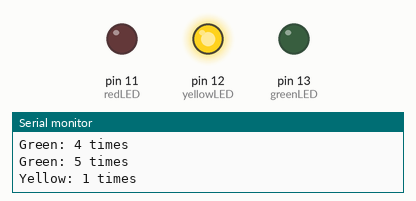
Recording of a sketch running on a simulated Arduino Uno, built with avr-gcc and run on an emulated ATmega328P. On the bench: output pins drawn as LEDs (lit = HIGH), the last lines printed to the serial monitor.

Above: at 1.2 s.
At 26.5 s:
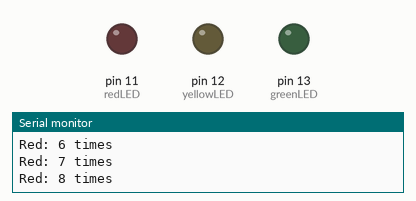
At 41.05 s:
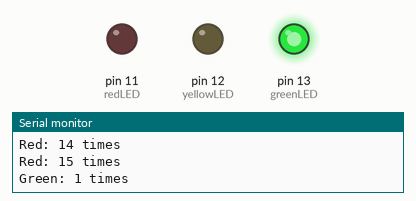
At 52.5 s:
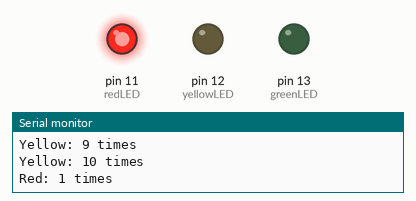
Timing chart, 0 to 53.3 s (numbered marks = the images above):
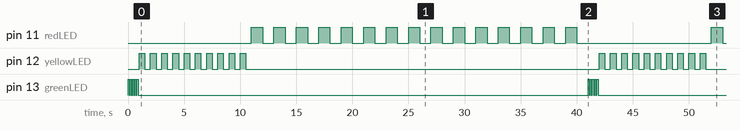

Measured:
- by itself, pin 11 (redLED): repeats every 41.0 s: HIGH 1.0 s, LOW 12.0 s, 14 × (HIGH 1.0 s, LOW 1.0 s)
- by itself, pin 12 (yellowLED): repeats every 41.0 s: 9 × (LOW 0.50 s, HIGH 0.50 s), LOW 31.5 s, HIGH 0.50 s
- by itself, pin 13 (greenLED): repeats every 41.0 s: 4 × (LOW 0.10 s, HIGH 0.10 s), LOW 40.1 s, HIGH 0.10 s

The sketch:

day02-blink-counter-serial.ino
```cpp
// Day 2 - Three LEDs blink 5 / 10 / 15 times at different speeds.
// Rule of the exercise: no magic numbers inside loop() - every number is a named variable.
// Serial Monitor (115200 baud) shows which LED is blinking and the count.
// setup() also prints the parallel resistance of 220 and 100 ohm (68.75 ohm).
// Wiring: green LED pin 13, yellow LED pin 12, red LED pin 11 (each with 220 ohm to GND)

int fast = 100;
int slow = 500;
int rslow = 1000;
int greenLED = 13;
int yellowLED = 12;
int redLED = 11;
int start = 1;
int fastTimes = 5;
int slowTimes = 10;
int rslowTimes = 15;

void setup() {
  Serial.begin(115200);
  pinMode(greenLED, OUTPUT);
  pinMode(yellowLED, OUTPUT);
  pinMode(redLED, OUTPUT);
  Serial.println("Hello, minh la Duy");
  Serial.println("Hom nay minh hoc bien");

  // Equivalent resistance of two resistors in parallel (printed once)
  float R1 = 220;
  float R2 = 100;
  float result = (R1 * R2) / (R1 + R2);
  Serial.print(result);
  Serial.println(" Ohms");
}

void loop() {
  for (int times = start; times <= fastTimes; times++) {
    Serial.print("Green: ");
    Serial.print(times);
    Serial.println(" times");
    digitalWrite(greenLED, HIGH);
    delay(fast);
    digitalWrite(greenLED, LOW);
    delay(fast);
  }
  for (int times = start; times <= slowTimes; times++) {
    Serial.print("Yellow: ");
    Serial.print(times);
    Serial.println(" times");
    digitalWrite(yellowLED, HIGH);
    delay(slow);
    digitalWrite(yellowLED, LOW);
    delay(slow);
  }
  for (int times = start; times <= rslowTimes; times++) {
    Serial.print("Red: ");
    Serial.print(times);
    Serial.println(" times");
    digitalWrite(redLED, HIGH);
    delay(rslow);
    digitalWrite(redLED, LOW);
    delay(rslow);
  }
}
```
